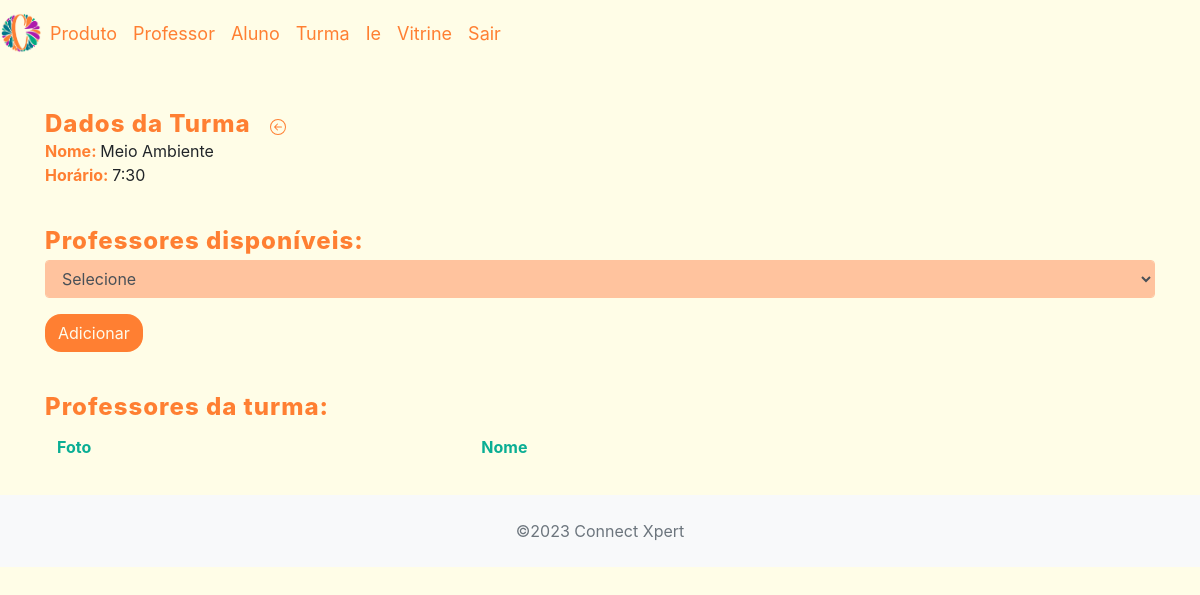
/crud_connectxpert/app/controller/TurmaProfessorController.php?action=list&id=4 (signed in), run on an earlier commit of the app's database.
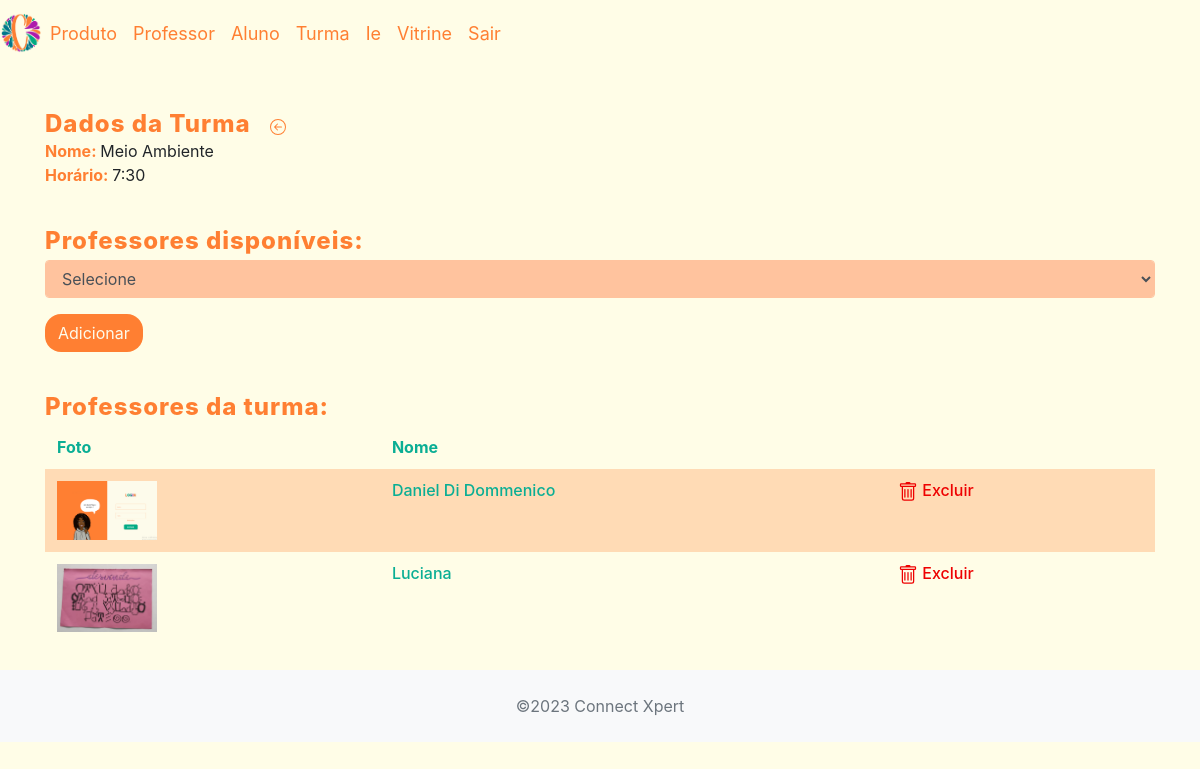
And on a later commit of the database.
### tables this page shows
CREATE TABLE `turma_professor` (
  `id_turma_professor` int(11) NOT NULL,
  `id_turma` int(11) NOT NULL,
  `id_professor` int(11) NOT NULL
);

CREATE TABLE `professor` (
  `id_professor` int(60) NOT NULL,
  `nome_professor` varchar(100) NOT NULL,
  `nascimento_professor` date NOT NULL,
  `telefone_professor` varchar(20) NOT NULL,
  `sexo_professor` enum('feminino','masculino','outros') NOT NULL,
  `login_professor` varchar(100) NOT NULL,
  `senha_professor` char(8) NOT NULL,
  `tipo` enum('PROFESSOR','ESTAGIARIO','SECRETARIO','SOCIO','PROPRIETARIO') NOT NULL,
  `cpf_professor` varchar(20) NOT NULL,
  `rg_professor` varchar(20) NOT NULL,
  `email_professor` varchar(100) NOT NULL,
  `foto` varchar(60) NOT NULL
);

### crud_connectxpert/app/model/Professor.php (called while the page is built, shortened)
<?php
class Professor {
    private $nomeProfessor;
    private $fotoProfessor;
    private $idTurmaProfessor;
    public function getNomeProfessor()
    {
        return $this->nomeProfessor;
    }
    public function setNomeProfessor($nomeProfessor): self
    {
        $this->nomeProfessor = $nomeProfessor;
        return $this;
    }
    public function getFotoProfessor()
    {
        return $this->fotoProfessor;
    }
    public function setFotoProfessor($fotoProfessor)
    {
        $this->fotoProfessor = $fotoProfessor;
        return $this;
    }
    public function getIdTurmaProfessor()
    {
        return $this->idTurmaProfessor;
    }
    public function setIdTurmaProfessor($idTurmaProfessor)
    {
        $this->idTurmaProfessor = $idTurmaProfessor;
        return $this;
    }
}

### crud_connectxpert/app/dao/ProfessorDAO.php (called while the page is built, shortened)
<?php
include_once(__DIR__ . "/../model/Professor.php");
class ProfessorDAO {
    public function listByTurma(int $idTurma) {
        $conn = Connection::getConn();
        $sql = "SELECT p.*, tp.id_turma_professor
                FROM turma_professor tp
                JOIN professor p ON (p.id_professor = tp.id_professor)
                WHERE tp.id_turma = ?";
        $stm = $conn->prepare($sql);
        $stm->execute([$idTurma]);
        $result = $stm->fetchAll();
        $professores = $this->mapProfessores($result);
        return $professores;
    }
    private function mapProfessores($result) {
        $professores = array();
        foreach ($result as $reg) {
            $professor = new Professor();
            $professor->setIdProfessor($reg['id_professor']);
            $professor->setNomeProfessor($reg['nome_professor']);
            $professor->setNascimentoProfessor($reg['nascimento_professor']);
            $professor->setTelefoneProfessor($reg['telefone_professor']);
            $professor->setSexoProfessor($reg['sexo_professor']);
            $professor->setCpfProfessor($reg['cpf_professor']);
            $professor->setRgProfessor($reg['rg_professor']);
            $professor->setEmailProfessor($reg['email_professor']);
            $professor->setLoginProfessor($reg['login_professor']);
            $professor->setSenhaProfessor($reg['senha_professor']);
            $professor->setTipo($reg['tipo']);
            $professor->setFotoProfessor($reg['foto']);
            if(isset($reg['id_turma_professor']))
                $professor->setIdTurmaProfessor($reg['id_turma_professor']);
            array_push($professores, $professor);
        }
        return $professores;
    }
}

### crud_connectxpert/app/dao/TurmaDAO.php (called while the page is built, shortened)
<?php
include_once(__DIR__ . "/../model/Turma.php");
class TurmaDAO {
    public function findById(int $id) {
        $conn = Connection::getConn();
        $sql = "SELECT * FROM turma t" .
               " WHERE t.id_turma = ?";
        $stm = $conn->prepare($sql);
        $stm->execute([$id]);
        $result = $stm->fetchAll();
        $turmas = $this->mapTurmas($result);
        if(count($turmas) == 1)
            return $turmas[0];
        elseif(count($turmas) == 0)
            return null;
        die("TurmaDAO.findById()" . " - Erro: mais de uma turma encontrada.");
    }
    private function mapTurmas($result) {
        $turmas = array();
        foreach ($result as $reg) {
            $turma = new Turma();
            $turma->setIdTurma($reg['id_turma']);
            $turma->setNomeTurma($reg['nome_turma']);
            $turma->setNumAlunos($reg['num_alunos']);
            $turma->setHorario($reg['horario']);
            $turma->setDiaSemana($reg['dia_semana']);
            array_push($turmas, $turma);
        }
        return $turmas;
    }
}

### crud_connectxpert/app/model/Turma.php (called while the page is built, shortened)
<?php
class Turma {
    private $idTurma;
    public function getIdTurma()
    {
        return $this->idTurma;
    }
    public function setIdTurma($idTurma)
    {
        $this->idTurma = $idTurma;
        return $this;
    }
}

### crud_connectxpert/app/view/turma_professor/turmaProfessor.php (the view, shortened to what the changed rows need)
<?php
require_once(__DIR__ . "/../include/header.php");
echo '<link rel="stylesheet" href="' . BASEURL . '/view/professor/profstyle.css">';
?>
<div class="container">
    <div class="row" style="margin-top: 10px;">
        <div class="col-12">
            <table id="tabProfessores" class='table table-striped'>
                    <thead>
                        <tr class="topicos">
                            <th>Foto</th>
                            <th>Nome</th>
                            <th> </th>
                        </tr>
                    </thead>
                    <?php foreach($dados['listaProfessoresturma'] as $prof): ?>
                        <tr class="listagem">
                            <td><img src="<?= BASEURL_FOTOS . $prof->getFotoProfessor(); ?>" style="width: 100px; height: auto;" /></td>
                            <td><?= $prof->getNomeProfessor(); ?></td>
                            <td><a class="btn-excluir"
                                onclick="return confirm('Confirma a exclusão do professor?');"
                                href="<?= BASEURL ?>/controller/TurmaProfessorController.php?action=delete&idTurmaProf=<?= $prof->getIdTurmaProfessor() ?>&idTurma=<?= $dados["turma"]->getIdTurma() ?>">
 Excluir</a>
                            </td>
                        </tr>
                    <?php endforeach; ?>
            </table>
        </div>
    </div>
</div>
<?php
require_once(__DIR__ . "/../include/footer.php");
?>

What changed in the data, as far as the page shows it:
added turma_professor: id_professor.foto (picture), id_professor.nome_professor "Daniel Di Dommenico"
added turma_professor: id_professor.foto (picture), id_professor.nome_professor "Luciana"
